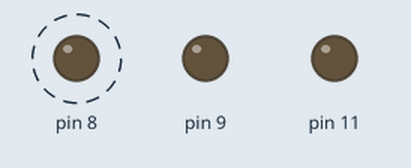
Recording of a sketch running on a simulated Arduino Uno, built with avr-gcc and run on an emulated ATmega328P. On the bench: output pins drawn as LEDs (lit = HIGH). Dashed ring = blinking.

Above: at 0.05 s.
At 1.2 s:
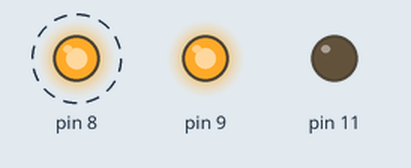
Timing chart, 0 to 3.1 s (numbered marks = the images above):
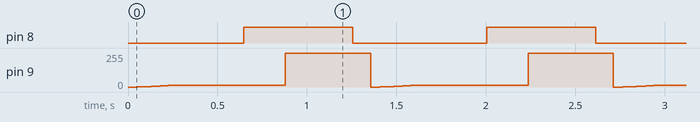

The sketch:

Pulse.ino
```cpp
#include <LED.h>

int LEDArray[] = {11,8,9}; // Red, Green, Blue
LED LED1(LEDArray);

void setup() {
}

void loop() {
  byte start_color3[] = {0, 0, 0};
  byte end_color3[] = {0, 255, 255};

  // Blink
  LED1.Fade(LEDArray, start_color3 , end_color3, 3); // 3 and 1 = Pulse effect
  delay(100);
  LED1.Fade(LEDArray, end_color3 , start_color3, 1); // 1
}
```

Measured:
- by itself, pin 8: alternates HIGH for 0.61 s and LOW for 0.75 s
- by itself, pin 9: repeats every 1.4 s: 2/255 0.02 s, 3/255 0.02 s, 4/255 0.01 s, 5/255 0.01 s, 6/255 0.01 s, 7/255 0.01 s, 8/255 0.01 s, 9/255 0.02 s, 11/255 0.02 s, 13/255 0.65 s, 252/255 0.10 s, 255/255 0.02 s, 254/255 0.01 s, 253/255 0.34 s, 0/255 0.05 s, 1/255 0.03 s
